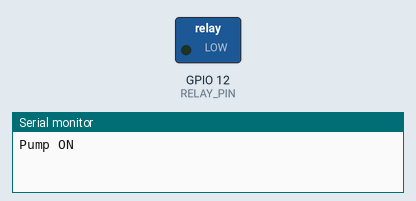
A sketch run on a simulated ESP32. On the bench: switched loads named in the sketch (green lamp = pin HIGH), the last lines printed to the serial monitor.

Above: at 2.5 s.
At 7.5 s:
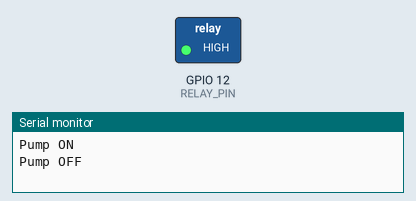
Timing chart, 0 to 13.0 s (numbered marks = the images above):
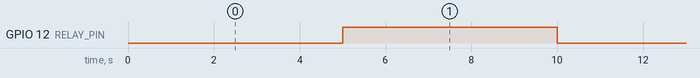

The sketch:

plantpatho_esp32.ino.ino
```cpp
#define RELAY_PIN 12

void setup() {

  Serial.begin(115200);

  pinMode(RELAY_PIN, OUTPUT);

  // Relay OFF initially
  digitalWrite(RELAY_PIN, HIGH);

}

void loop() {

  // Pump ON
  Serial.println("Pump ON");
  digitalWrite(RELAY_PIN, LOW);
  delay(5000);

  // Pump OFF
  Serial.println("Pump OFF");
  digitalWrite(RELAY_PIN, HIGH);
  delay(5000);
}
```

Measured:
- by itself, GPIO 12 (RELAY_PIN): alternates HIGH for 5.0 s and LOW for 5.0 s
